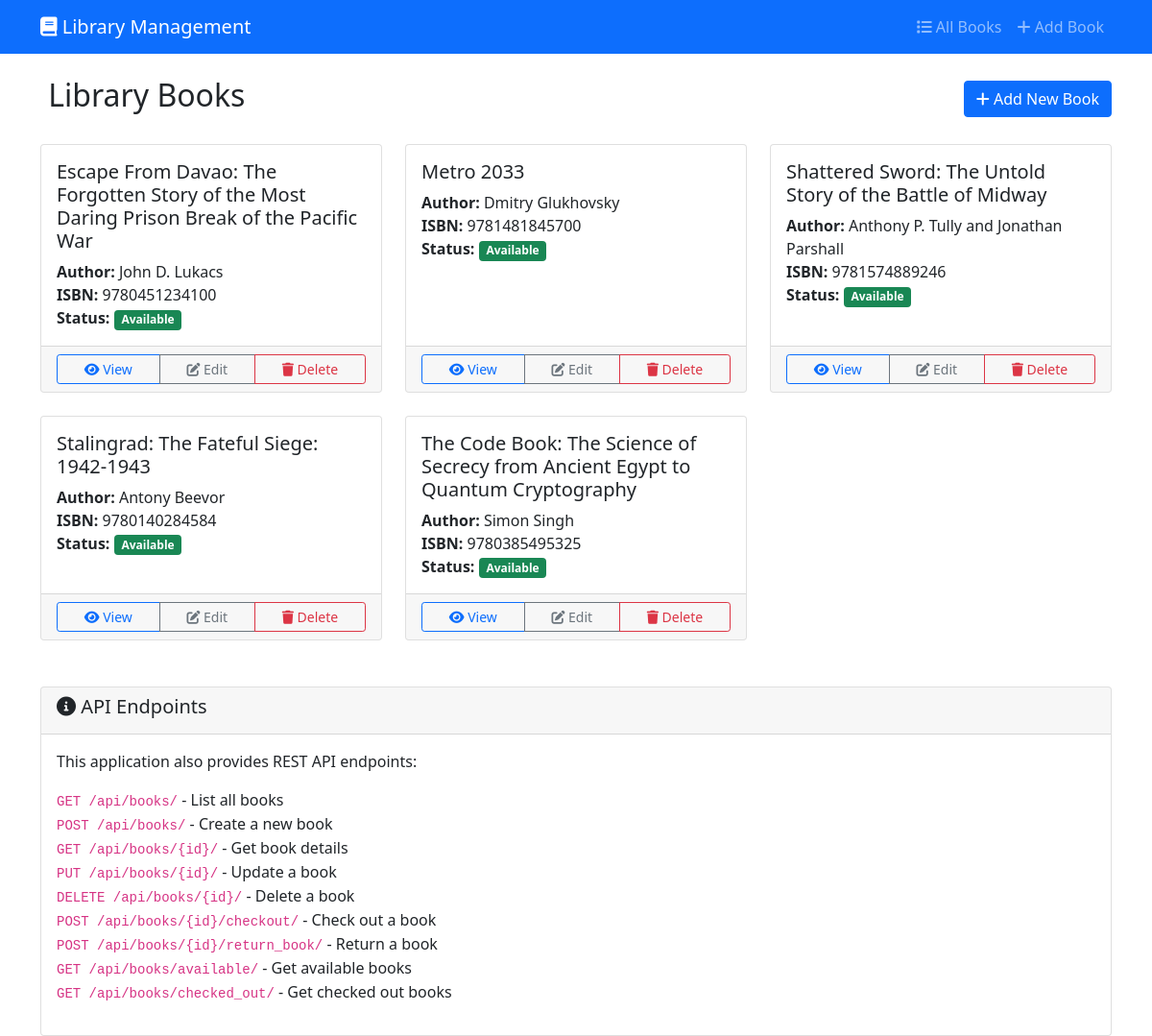
The page / on the database its author committed.
### student/models.py (models this page shows, shortened)
class LibraryBook(models.Model):
    title = models.CharField(max_length=200)
    author = models.CharField(max_length=100)
    isbn = models.CharField(
        max_length=13,
        unique=True,
        validators=[RegexValidator( # stackoverflow will diss the crap out of you but give the best answers
            regex=r'^\d{13}$',
            message='ISBN must be exactly 13 digits'
        )]
    )
    is_checked_out = models.BooleanField(default=False)
    due_date = models.DateTimeField(null=True, blank=True)
    created_at = models.DateTimeField(auto_now_add=True)
    updated_at = models.DateTimeField(auto_now=True)
    class Meta:
        ordering = ['title']

### student/views.py (the view)
# urls.py: path('', views.book_list, name='book_list'),
def book_list(request):
    books = LibraryBook.objects.all()
    return render(request, 'student/book_list.html', {'books': books})

### student/templates/student/book_list.html (shortened to what this page needs)
{% extends 'student/base.html' %}
{% block content %}
<div class="row">
    <div class="col-12">
        <div class="d-flex justify-content-between align-items-center mb-4">
            <h2> Library Books</h2>
            <a href="{% url 'book_create' %}" class="btn btn-primary">
                <i class="fas fa-plus"></i> Add New Book
            </a>
        </div>
        {% if books %}
            <div class="row">
                {% for book in books %}
                <div class="col-md-6 col-lg-4 mb-4">
                    <div class="card h-100">
                        <div class="card-body">
                            <h5 class="card-title">{{ book.title }}</h5>
                            <p class="card-text">
                                <strong>Author:</strong> {{ book.author }}<br>
                                <strong>ISBN:</strong> {{ book.isbn }}<br>
                                <strong>Status:</strong>
                                {% if book.is_checked_out %}
                                    <span class="badge bg-danger">Checked Out</span>
                                    {% if book.due_date %}
                                        <br><small class="text-muted">Due: {{ book.due_date|date:"M d, Y" }}</small>
                                    {% endif %}
                                {% else %}
                                    <span class="badge bg-success">Available</span>
                                {% endif %}
                            </p>
                        </div>
                        <div class="card-footer">
                            <div class="btn-group w-100" role="group">
                                <a href="{% url 'book_detail' book.pk %}" class="btn btn-outline-primary btn-sm">
                                    <i class="fas fa-eye"></i> View
                                </a>
                                <a href="{% url 'book_update' book.pk %}" class="btn btn-outline-secondary btn-sm">
                                    <i class="fas fa-edit"></i> Edit
                                </a>
                                <a href="{% url 'book_delete' book.pk %}" class="btn btn-outline-danger btn-sm">
                                    <i class="fas fa-trash"></i> Delete
                                </a>
                            </div>
                        </div>
                    </div>
                </div>
                {% endfor %}
            </div>
        {% endif %}
    </div>
</div>
<div class="row mt-4">
    <div class="col-12">
        <div class="card">
            <div class="card-header">
                <h5><i class="fas fa-info-circle"></i> API Endpoints</h5>
            </div>
            <div class="card-body">
                <p>This application also provides REST API endpoints:</p>
                <ul class="list-unstyled">
                    <li><code>GET /api/books/</code> - List all books</li>
                    <li><code>POST /api/books/</code> - Create a new book</li>
                    <li><code>GET /api/books/{id}/</code> - Get book details</li>
                    <li><code>PUT /api/books/{id}/</code> - Update a book</li>
                    <li><code>DELETE /api/books/{id}/</code> - Delete a book</li>
                    <li><code>POST /api/books/{id}/checkout/</code> - Check out a book</li>
                    <li><code>POST /api/books/{id}/return_book/</code> - Return a book</li>
                    <li><code>GET /api/books/available/</code> - Get available books</li>
                    <li><code>GET /api/books/checked_out/</code> - Get checked out books</li>
                </ul>
            </div>
        </div>
    </div>
</div>
{% endblock %}

### rows shown on the page
LibraryBook: title "Escape From Davao: The Forgotten Story of the Most Daring Prison Break of the Pacific War", author "John D. Lukacs", isbn "9780451234100", is_checked_out "Available"
LibraryBook: title "Metro 2033", author "Dmitry Glukhovsky", isbn "9781481845700", is_checked_out "Available"
LibraryBook: title "Shattered Sword: The Untold Story of the Battle of Midway", author "Anthony P. Tully and Jonathan Parshall", isbn "9781574889246", is_checked_out "Available"
LibraryBook: title "Stalingrad: The Fateful Siege: 1942-1943", author "Antony Beevor", isbn "9780140284584", is_checked_out "Available"
LibraryBook: title "The Code Book: The Science of Secrecy from Ancient Egypt to Quantum Cryptography", author "Simon Singh", isbn "9780385495325", is_checked_out "Available"
